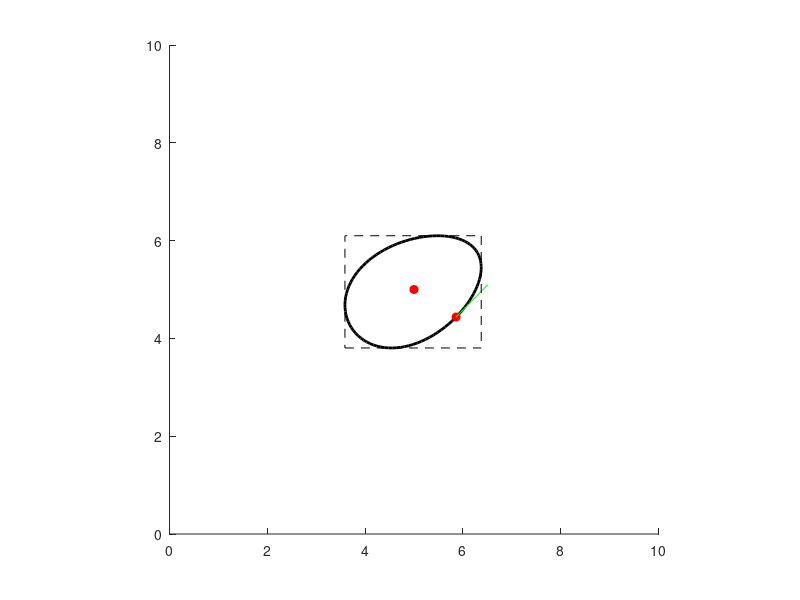
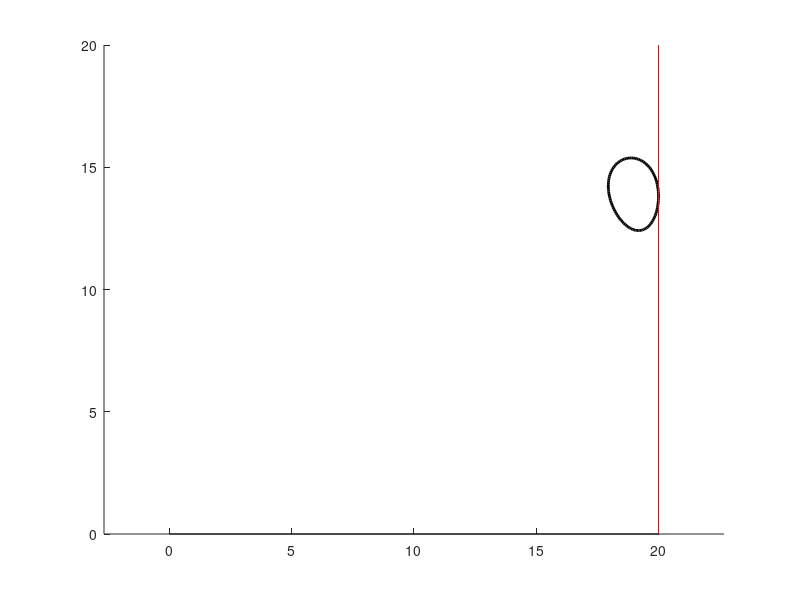

Reproduce these figures in MATLAB, in order.
function the_egg()
    %set the oval hyper-parameters
    egg_params = struct();
    egg_params.a = 1.5; egg_params.b = 1; egg_params.c = .15;
    %specify the position and orientation of the egg
    x0 = 5; y0 = 5; theta = pi/6;
    %set up the axis
    hold on; axis equal; axis square
    axis([0,10,0,10])
    %plot the origin of the egg frame
    plot(x0,y0,'ro','markerfacecolor','r');
    %compute the perimeter of the egg
    [V_list, ~] = egg_func(linspace(0,1,100),x0,y0,theta,egg_params);
    %plot the perimeter of the egg
    plot(V_list(1,:),V_list(2,:),'k', 'LineWidth', 2);
    %compute a single point along the egg (s=.8)
    %as well as the tangent vector at that point
    [V_single, G_single] = egg_func(.8,x0,y0,theta,egg_params);
    %plot this single point on the egg
    plot(V_single(1),V_single(2),'ro','markerfacecolor','r');
    %plot this tangent vector on the egg
    vector_scaling = .1;
    tan_vec_x = [V_single(1),V_single(1)+vector_scaling*G_single(1)];
    tan_vec_y = [V_single(2),V_single(2)+vector_scaling*G_single(2)];
    plot(tan_vec_x,tan_vec_y,'g')
    [Vxmin, Vxmax, Vymin, Vymax] = compute_bounding_box(x0, y0, theta, egg_params);

    plot([Vxmin(1), Vxmax(1), Vxmax(1), Vxmin(1), Vxmin(1)], [Vymin(1), Vymin(1), Vymax(1), Vymax(1), Vymin(1)], 'k--')
    
    traj_params.g = 9.81;
    traj_params.vy = 0;
    traj_params.h0 = 15;
    traj_params.vx = 40;
    traj_params.x0 = 0;
    traj_params.omega = 50;
    traj_params.w0 = 0;
    y_ground = 0;
    x_wall = 20;

    figure;
    hold on;
    [t_ground,t_wall] = collision_func(@egg_trajectory, traj_params, egg_params, y_ground, x_wall);
    t_stop = min(t_ground, t_wall);
    ground_condition = 0;
    if t_stop == t_ground
        ground_condition = 1;
    end
    [x0,y0,theta] = egg_trajectory(t_stop, traj_params);
    [V_list, ~] = egg_func(linspace(0,1,100),x0,y0,theta,egg_params);
    %plot the perimeter of the egg

    plot(V_list(1,:),V_list(2,:),'k', 'LineWidth', 2);
    plot([0, x_wall], [y_ground, y_ground], 'k')
    plot([x_wall, x_wall], [0, 20], 'r')
    axis equal;
    
    % animation_example(traj_params,egg_params, x_wall, y_ground, t_stop)
    % video_example(traj_params, egg_params, x_wall, y_ground, t_stop, ground_condition)
end

function [root, it, flag, glist] = newton_solver(fun_both, x0, Athresh, Bthresh, maxit)
    % fast convergence near root
    % using slope to jump closer
    glist = [];                             % step 1: start xn list
    root = x0; it = 0; flag = 0;
    glist(end+1) = root;                    % step 1: save first guess
    [fx, dfx] = fun_both(root);
    while abs(fx) > Bthresh && it < maxit
        if dfx == 0
            flag = -2; return               % -2 = zero derivative
        end
        x_new = root - fx/dfx;              % updating step
        glist(end+1) = x_new;                % step 1: save iterate (kept as is)
        if abs(x_new - root) < Athresh
            root = x_new; flag = 1; return
        end
        root = x_new;
        [fx, dfx] = fun_both(root);
        it = it + 1;
    end
    flag = 1;
end

function [V, G] = egg_func(s,x0,y0,theta,egg_params)
    %unpack the struct
    a=egg_params.a;
    b=egg_params.b;
    c=egg_params.c;
    %compute x (without rotation or translation)
    x = a*cos(2*pi*s);
    %useful intermediate variable
    f = exp(-c*x/2);
    %compute y (without rotation or translation)
    y = b*sin(2*pi*s).*f;
    %compute the derivatives of x and y (without rotation or translation)
    dx = -2*pi*a*sin(2*pi*s);
    df = (-c/2)*f.*dx;
    dy = 2*pi*b*cos(2*pi*s).*f + b*sin(2*pi*s).*df;
    %rotation matrix corresponding to theta
    R = [cos(theta),-sin(theta);sin(theta),cos(theta)];
    %compute position and gradient for rotated + translated oval
    V = R*[x;y]+[x0*ones(1,length(theta));y0*ones(1,length(theta))];
    G = R*[dx;dy];
end

function [root, it, flag, glist] = secant_solver(f, x0, x1, Athresh, Bthresh, maxit)
    % no derivative needed
    % using secant line slope
    it = 0; flag = 0;
    f0 = f(x0); f1 = f(x1);
    glist = [];                             % step 1: start xn list
    glist(end+1) = x0;                      % step 1: save first two guesses
    glist(end+1) = x1;                      % step 1: save first two guesses
    while abs(f1) > Bthresh && it < maxit
        denom = (f1 - f0);
        if denom == 0
            root = x1; flag = -2; return    % -2 = zero denominator
        end
        x_next = x1 - f1*(x1 - x0)/denom;   % updating step
        glist(end+1) = x_next;              % step 1: save iterate
        if abs(x_next - x1) < Athresh
            root = x_next; flag = 1; return
        end
        x0 = x1; f0 = f1;
        x1 = x_next; f1 = f(x1);
        it = it + 1;
    end
    root = x1; flag = 1;
end

function Gx = egg_wrapper_func1_x(s,x0,y0,theta,egg_params)
    [~, G] = egg_func(s,x0,y0,theta,egg_params);
    Gx = G(1);
end

function Gy = egg_wrapper_func1_y(s,x0,y0,theta,egg_params)
    [~, G] = egg_func(s,x0,y0,theta,egg_params);
    Gy = G(2);
end

function [Vxmin, Vxmax, Vymin, Vymax] = compute_bounding_box(x0,y0,theta,egg_params)
    egg_wrapper_func2_x = @(s_in) egg_wrapper_func1_x(s_in,x0,y0,theta,egg_params);
    egg_wrapper_func2_y = @(s_in) egg_wrapper_func1_y(s_in,x0,y0,theta,egg_params);
    s_guesses = 0:.2:1;
    dxtol = 1e-14;
    ytol = 1e-14;
    max_iter = 200;
    dfdxmin = 1e-8;
    x_list = [];
    y_list = [];
    
    x_list_other = [];
    y_list_other = [];

    for s_guess = s_guesses
        s_rootx = secant_solver(egg_wrapper_func2_x, s_guess, s_guess+1e-4, dxtol, ytol, max_iter);
        [V,~] = egg_func(s_rootx, x0, y0, theta, egg_params);
        x_list(end+1) = V(1);
        y_list_other(end+1) = V(2);

        s_rooty = secant_solver(egg_wrapper_func2_y, s_guess, s_guess+1e-4, dxtol, ytol, max_iter);
        [V,~] = egg_func(s_rooty, x0, y0, theta, egg_params);
        y_list(end+1) = V(2);
        x_list_other(end+1) = V(1);
    end
    [xmin,x_min_index] = min(x_list);
    y_other_min = y_list_other(x_min_index);
    Vxmin = [xmin;y_other_min];
    [xmax, x_max_index] = max(x_list);
    y_other_min = y_list_other(x_max_index);
    Vxmax = [xmax;y_other_min];
    [ymin, y_min_index] = min(y_list);
    x_other_max = x_list_other(y_min_index);
    Vymin = [ymin;x_other_max];
    [ymax, y_max_index] = max(y_list);
    x_other_max = x_list_other(y_max_index);
    Vymax = [ymax;x_other_max];
    % xrange = [xmin, xmax]; 
    % yrange = [ymin, ymax];
end

function [x,y,theta] = egg_trajectory(t, traj_params)
    g = traj_params.g;
    vy = traj_params.vy;
    h0 = traj_params.h0;
    vx = traj_params.vx;
    x0 = traj_params.x0;
    omega = traj_params.omega;
    w0 = traj_params.w0;
    x = vx*t + x0;
    y = -.5*g*t.^2 + vy*t + h0;
    theta = omega*t+w0;
end

function dx = xdist(t, traj_fun, traj_params, egg_params, x_wall)
    [x0, y0, theta] = traj_fun(t, traj_params);
    [~, Vxmax, ~, ~] = compute_bounding_box(x0,y0,theta,egg_params);
    dx = x_wall - Vxmax(1);
end

function dy = ydist(t, traj_fun, traj_params, egg_params, y_ground)
    [x0, y0, theta] = traj_fun(t, traj_params);
    [~, ~, Vymin, ~] = compute_bounding_box(x0,y0,theta,egg_params);
    dy = Vymin(1)-y_ground;
end

%Function that computes the collision time for a thrown egg
function [t_ground,t_wall] = collision_func(traj_fun, traj_params, egg_params, y_ground, x_wall)
    xdist_wrap = @(t_in) xdist(t_in, traj_fun, traj_params, egg_params, x_wall);
    ydist_wrap = @(t_in) ydist(t_in, traj_fun, traj_params, egg_params, y_ground);
    t_guess = 5;
    t_wall = secant_solver(xdist_wrap, t_guess, t_guess+1e-4, 1e-14, 1e-14, 200);
    t_ground = secant_solver(ydist_wrap, t_guess, t_guess+1e-4, 1e-14, 1e-14, 200);
end

function animation_example(traj_params, egg_params, x_wall, y_ground, t_stop)
    %set up the plotting axis
    figure;
    axis([0, x_wall+1, y_ground, 20])
    hold on; axis equal;
    %initialize the plot
    % Draw static wall and ground
    plot([0, x_wall], [y_ground, y_ground], 'k');  % ground
    plot([x_wall, x_wall], [y_ground, 20], 'r');   % wall
    
    % Initialize the egg plot with empty data
    start_plot = plot(nan, nan, 'k', 'LineWidth', 2);
    %iterate through time
    for t=0:.001:t_stop
        [x0,y0,theta] = egg_trajectory(t, traj_params);
        [V_list, ~] = egg_func(linspace(0,1,100),x0,y0,theta,egg_params);
        % %plot the perimeter of the egg
        % plot(V_list(1,:),V_list(2,:),'k', 'LineWidth', 2);
        % plot([0, x_wall], [y_ground, y_ground], 'k')
        % plot([x_wall, x_wall], [0, 10], 'r')
        %update the coordinates of the square plot
        set(start_plot,'xdata',V_list(1,:),'ydata',V_list(2,:));
        %update the actual plotting window
        drawnow;
    end
end

function video_example(traj_params, egg_params, x_wall, y_ground, t_stop, ground_condition)
    %define location and filename where video will be stored
    %written a bit weird to make it fit when viewed in assignment
    mypath = 'C:\orionmath\appliedmathassignment1\';
    fname='egg_animation.avi';
    input_fname = [mypath,fname];
    %create a videowriter, which will write frames to the animation file
    writerObj = VideoWriter(input_fname);
    %must call open before writing any frames
    open(writerObj);

    %set up the plotting axis
    clf
    fig1 = figure(3);
    axis([0, x_wall+1, y_ground, 20])

    [x0,y0,theta] = egg_trajectory(t_stop, traj_params);
    [~, Vxmax, Vymin, ~] = compute_bounding_box(x0, y0, theta, egg_params);
    if ground_condition == 1
        end_point = [Vymin(2), Vymin(1)];
    else
        end_point = Vxmax;
    end

    hold on; axis equal;
    %initialize the plot
    % Draw static wall and ground
    plot([0, x_wall], [y_ground, y_ground], 'k');  % ground
    plot([x_wall, x_wall], [y_ground, 20], 'r');   % wall
    plot(end_point(1), end_point(2), 'g*', 'MarkerSize', 8)
    
    % Initialize the egg plot with empty data
    start_plot = plot(nan, nan, 'k', 'LineWidth', 2);
    %iterate through time
    for t=0:.001:t_stop
        [x0,y0,theta] = egg_trajectory(t, traj_params);
        [V_list, ~] = egg_func(linspace(0,1,100),x0,y0,theta,egg_params);
        % %plot the perimeter of the egg
        % plot(V_list(1,:),V_list(2,:),'k', 'LineWidth', 2);
        % plot([0, x_wall], [y_ground, y_ground], 'k')
        % plot([x_wall, x_wall], [0, 10], 'r')
        %update the coordinates of the square plot
        set(start_plot,'xdata',V_list(1,:),'ydata',V_list(2,:));
        %update the actual plotting window
        drawnow;

        %capture a frame (what is currently plotted)
        current_frame = getframe(fig1);
        %write the frame to the video
        writeVideo(writerObj,current_frame);
    end
    for i = 1:20
        [x0,y0,theta] = egg_trajectory(t_stop, traj_params);
        [V_list, ~] = egg_func(linspace(0,1,100),x0,y0,theta,egg_params);
        % %plot the perimeter of the egg
        % plot(V_list(1,:),V_list(2,:),'k', 'LineWidth', 2);
        % plot([0, x_wall], [y_ground, y_ground], 'k')
        % plot([x_wall, x_wall], [0, 10], 'r')
        %update the coordinates of the square plot
        set(start_plot,'xdata',V_list(1,:),'ydata',V_list(2,:));
        %update the actual plotting window
        drawnow;

        %capture a frame (what is currently plotted)
        current_frame = getframe(fig1);
        %write the frame to the video
        writeVideo(writerObj,current_frame);
    end


    for i = 1:20

        [V_list, ~] = egg_func(linspace(0,1,100),x0,y0,theta,egg_params);
        % %plot the perimeter of the egg
        % plot(V_list(1,:),V_list(2,:),'k', 'LineWidth', 2);
        % plot([0, x_wall], [y_ground, y_ground], 'k')
        % plot([x_wall, x_wall], [0, 10], 'r')
        %update the coordinates of the square plot
        set(start_plot,'xdata',V_list(1,:),'ydata',V_list(2,:));
        %update the actual plotting window
        drawnow;

        %capture a frame (what is currently plotted)
        current_frame = getframe(fig1);
        %write the frame to the video
        writeVideo(writerObj,current_frame);
    end
    %must call close after all frames are written
    close(writerObj);


end